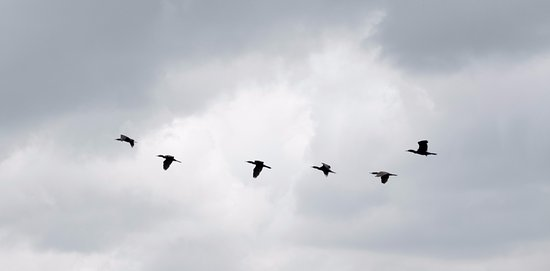
#> input picture kodlar/2/birds.jpg, 550 x 271 px
$ python bitwise.py
#> lines starting #> are read from the running program, lines starting #| are printed output that depends on the picture; after the words box and inside, x2 and y2 are one past the last pixel; in counts of white or black regions, pixels touching at a corner belong together
import cv2
import numpy as np
from matplotlib import pyplot as plt

image = cv2.imread("birds.jpg")
#> image is the input picture: shape (271, 550, 3); mean B, G, R 205.4, 198.6, 195.8

cv2.namedWindow("image", cv2.WINDOW_FREERATIO)
cv2.imshow("image", image)


gray = cv2.cvtColor(image, cv2.COLOR_BGR2GRAY)

cv2.namedWindow("gray", cv2.WINDOW_FREERATIO)
cv2.imshow("gray", gray)

cv2.waitKey()


ret, thresholded_image = cv2.threshold(gray, 150, 255, cv2.THRESH_BINARY)
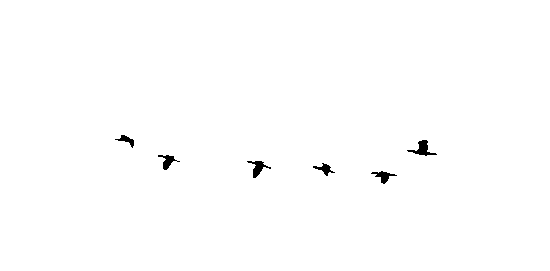
#> thresholded_image: shape (271, 550); 99.5% white; 6 black regions, box (x1, y1, x2, y2) and area: (407, 140, 437, 156) 182, (247, 161, 271, 178) 153, (371, 171, 397, 184) 131, (158, 155, 180, 170) 129, (313, 163, 335, 176) 106, (115, 135, 134, 148) 90

cv2.namedWindow("thresholded_image", cv2.WINDOW_FREERATIO)
cv2.imshow("thresholded_image", thresholded_image)

cv2.waitKey()


not_image = cv2.bitwise_not(thresholded_image)

cv2.namedWindow("not_image", cv2.WINDOW_FREERATIO)
cv2.imshow("not_image", not_image)

cv2.waitKey()


background_image = cv2.bitwise_and(image, image, mask=not_image)
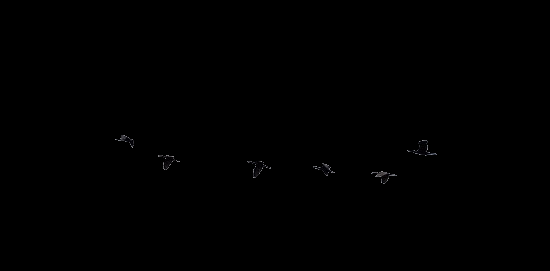
#> background_image: shape (271, 550, 3); mean B, G, R 0.2, 0.2, 0.2
foreground_image = cv2.bitwise_and(image, image, mask=thresholded_image)

cv2.namedWindow("background_image", cv2.WINDOW_FREERATIO)
cv2.imshow("background_image", background_image)
cv2.namedWindow("foreground_image", cv2.WINDOW_FREERATIO)
cv2.imshow("foreground_image", foreground_image)
cv2.waitKey()


"""
for threshold_value in range(10, 255, 50):
	ret, thresholded_image = cv2.threshold(image, threshold_value, 255,cv2.THRESH_BINARY)

	window_name = "trehshold at {}".format(threshold_value)
	cv2.namedWindow(window_name, cv2.WINDOW_FREERATIO)
	cv2.imshow(window_name, thresholded_image)
	cv2.waitKey()

cv2.waitKey()
cv2.destroyAllWindows()
"""
